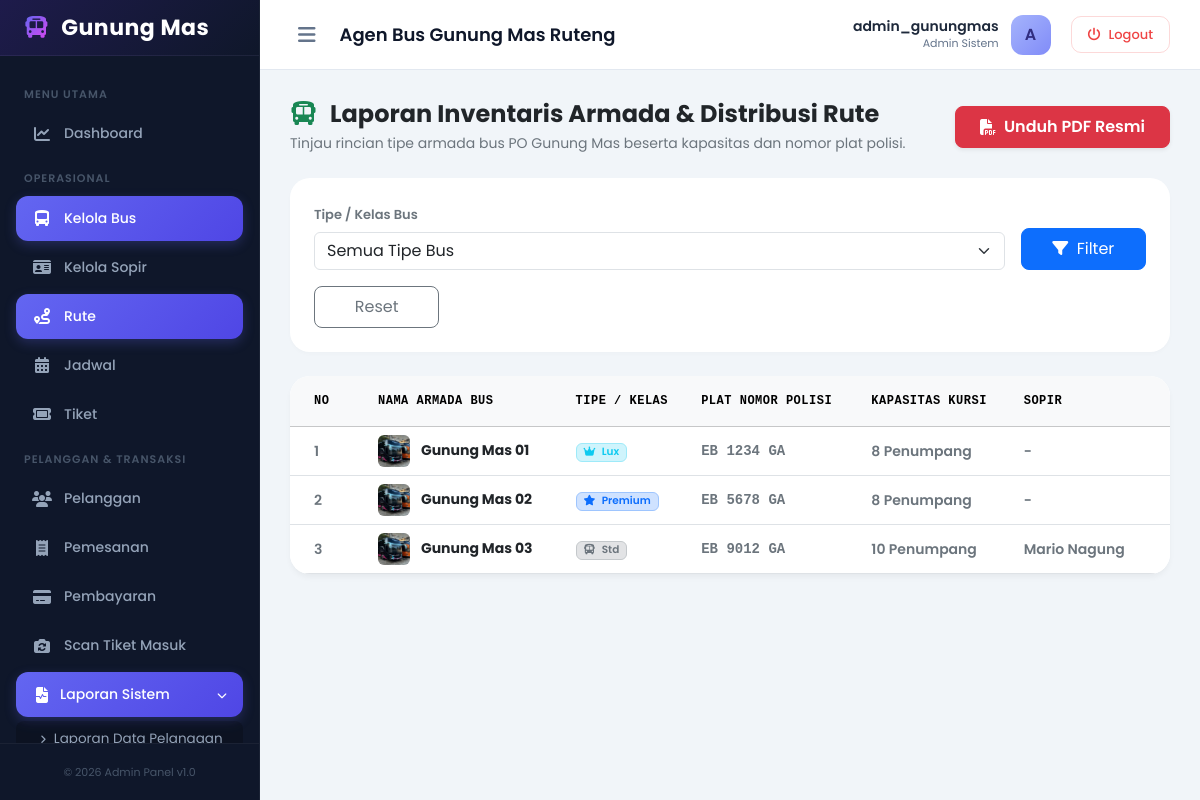
Page /dashboard/laporan/bus-rute/ (signed in) on the committed database.
### core/models.py (models this page shows, shortened)
class Bus(models.Model):
    id_bus = models.AutoField(primary_key=True)
    nama_bus = models.CharField(max_length=50) # Contoh: Gunung Mas 01
    nomor_polisi = models.CharField(max_length=15)
    kapasitas = models.IntegerField() # Lux: 8, Premium: 8, Std: 10
    tipe_bus = models.CharField(max_length=20) # Lux, Premium, Std
    foto = models.ImageField(upload_to='bus_photos/', blank=True, null=True)
    sopir = models.OneToOneField('Sopir', on_delete=models.SET_NULL, null=True, blank=True, db_column='id_sopir')

class Sopir(models.Model):
    id_sopir = models.AutoField(primary_key=True)
    nama_sopir = models.CharField(max_length=100)
    nomor_lisensi = models.CharField(max_length=30) # No SIM
    nomor_telepon = models.CharField(max_length=15)
    password = models.CharField(max_length=255, null=True, blank=True)
    status_tugas = models.CharField(max_length=20, default='Tersedia') # Tersedia, Bertugas

### core/views.py (the view)
# urls.py: path('dashboard/laporan/bus-rute/', views.laporan_bus_rute, name='laporan_bus_rute'),
def laporan_bus_rute(request):
    if 'admin_id' not in request.session:
        return redirect('login')
    tipe_bus = request.GET.get('tipe_bus')
    data = Bus.objects.all()
    if tipe_bus:
        data = data.filter(tipe_bus=tipe_bus)
    context = {
        'username': request.session.get('admin_username'),
        'data': data,
        'tipe_bus': tipe_bus,
    }
    return render(request, 'core/laporan/bus_rute.html', context)

### core/templates/core/laporan/bus_rute.html (shortened to what this page needs)
{% extends 'core/laporan/laporan_base.html' %}
{% block report_icon %}<i class="fa-solid fa-bus text-success me-2"></i>{% endblock %}
{% block report_title %}Laporan Inventaris Armada & Distribusi Rute{% endblock %}
{% block report_subtitle %}Tinjau rincian tipe armada bus PO Gunung Mas beserta kapasitas dan nomor plat polisi.{% endblock %}
{% block filter_fields %}
<div class="col-md-10">
    <label for="tipe_bus" class="form-label fw-semibold text-secondary" style="font-size: 13px;">Tipe / Kelas Bus</label>
    <select name="tipe_bus" id="tipe_bus" class="form-select">
        <option value="">Semua Tipe Bus</option>
    </select>
</div>
{% endblock %}
{% block report_table %}
<div class="table-responsive">
    <table class="table table-hover align-middle mb-0" style="min-width: 800px;">
        <thead class="table-light text-secondary font-monospace" style="font-size: 12px; letter-spacing: 0.5px;">
            <tr>
                <th class="py-3 ps-4" style="width: 80px;">NO</th>
                <th class="py-3">NAMA ARMADA BUS</th>
                <th class="py-3">TIPE / KELAS</th>
                <th class="py-3">PLAT NOMOR POLISI</th>
                <th class="py-3">KAPASITAS KURSI</th>
                <th class="py-3 pe-4">SOPIR</th>
            </tr>
        </thead>
        <tbody class="text-dark" style="font-size: 14px;">
            {% if data %}
                {% for b in data %}
                    <tr>
                        <td class="ps-4 fw-semibold text-secondary">{{ forloop.counter }}</td>
                        <td class="fw-bold text-dark">
                            {% if b.foto %}
                                <img src="{{ b.foto.url }}" alt="{{ b.nama_bus }}" class="rounded me-2" style="width: 32px; height: 32px; object-fit: cover;">
                            {% endif %}
                            {{ b.nama_bus }}
                        </td>
                        <td>
                            {% if b.tipe_bus == 'Lux' %}
                                <span class="badge bg-info-subtle text-info border border-info-subtle px-2.5 py-1.5 fw-semibold"><i class="fa-solid fa-crown me-1"></i> Lux</span>
                            {% elif b.tipe_bus == 'Premium' %}
                                <span class="badge bg-primary-subtle text-primary border border-primary-subtle px-2.5 py-1.5 fw-semibold"><i class="fa-solid fa-star me-1"></i> Premium</span>
                            {% else %}
                                <span class="badge bg-secondary-subtle text-secondary border border-secondary-subtle px-2.5 py-1.5 fw-semibold"><i class="fa-solid fa-bus me-1"></i> Std</span>
                            {% endif %}
                        </td>
                        <td class="font-monospace fw-bold text-secondary">{{ b.nomor_polisi }}</td>
                        <td class="fw-semibold text-secondary">{{ b.kapasitas }} Penumpang</td>
                        <td class="pe-4 fw-semibold text-secondary">{{ b.sopir.nama_sopir|default:"-" }}</td>
                    </tr>
                {% endfor %}
            {% endif %}
        </tbody>
    </table>
</div>
{% endblock %}

### core/templates/core/base_dashboard.html (style rules this page uses)
:root { --sidebar-width: 260px; --navbar-height: 70px; --primary-color: #4f46e5; --primary-hover: #4338ca; --dark-navy: #0f172a; --slate-gray: #f8fafc; --border-color: #e2e8f0; }
body { font-family: 'Poppins', sans-serif; background-color: #f1f5f9; color: #1e293b; min-height: 100vh; overflow-x: hidden; }

### rows in the picture
Bus: foto (picture), nama_bus "Gunung Mas 01", tipe_bus "Lux" (drawn), nomor_polisi "EB 1234 GA", kapasitas "8", sopir.nama_sopir "-"
Bus: foto (picture), nama_bus "Gunung Mas 02", tipe_bus "Premium" (drawn), nomor_polisi "EB 5678 GA", kapasitas "8", sopir.nama_sopir "-"
Bus: foto (picture), nama_bus "Gunung Mas 03", tipe_bus "Std" (drawn), nomor_polisi "EB 9012 GA", kapasitas "10", sopir.nama_sopir "Mario Nagung"

### other values in the picture
{{ request.session.admin_username }} "admin_gunungmas"
{{ request.session.admin_username|slice:":1"|upper }} "A"
